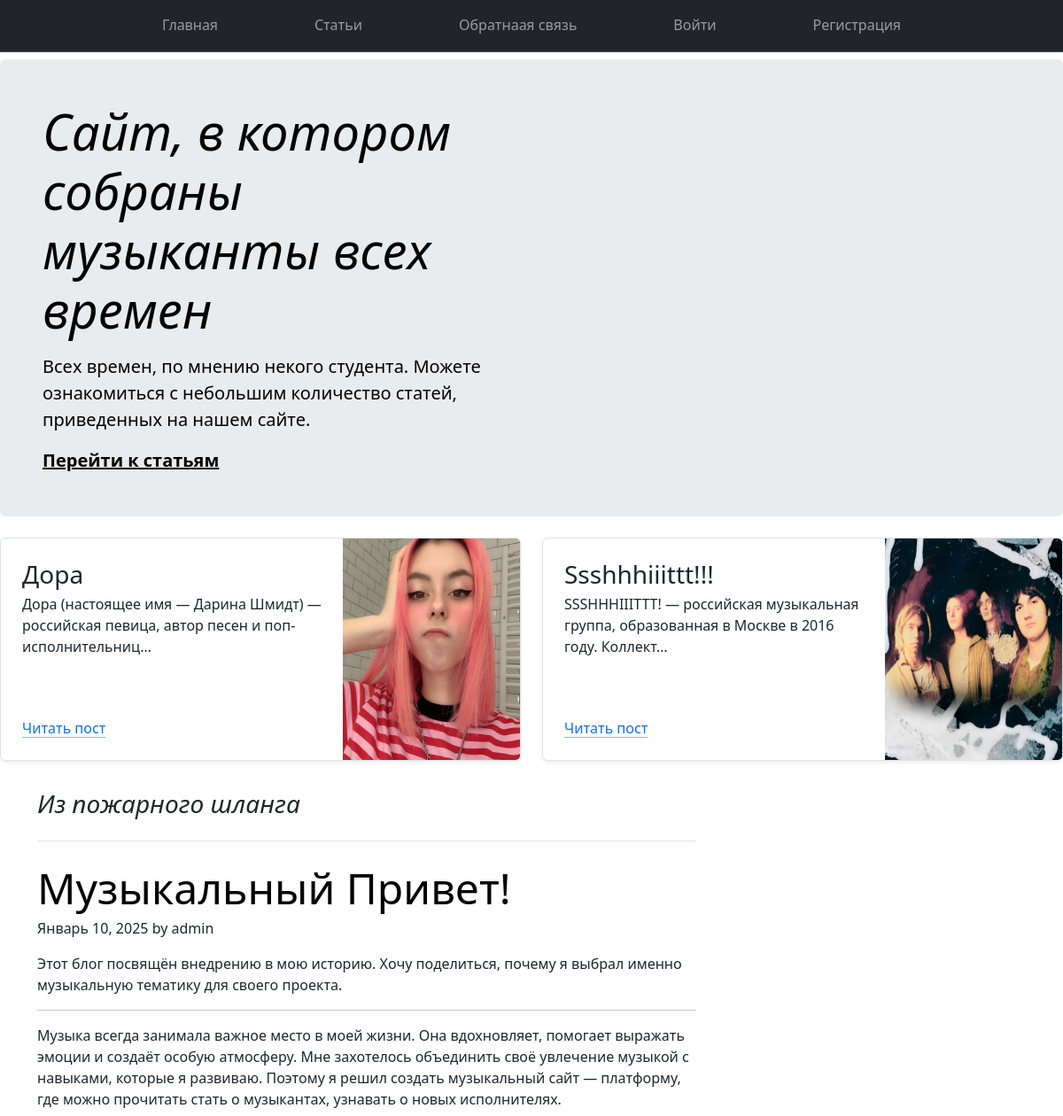
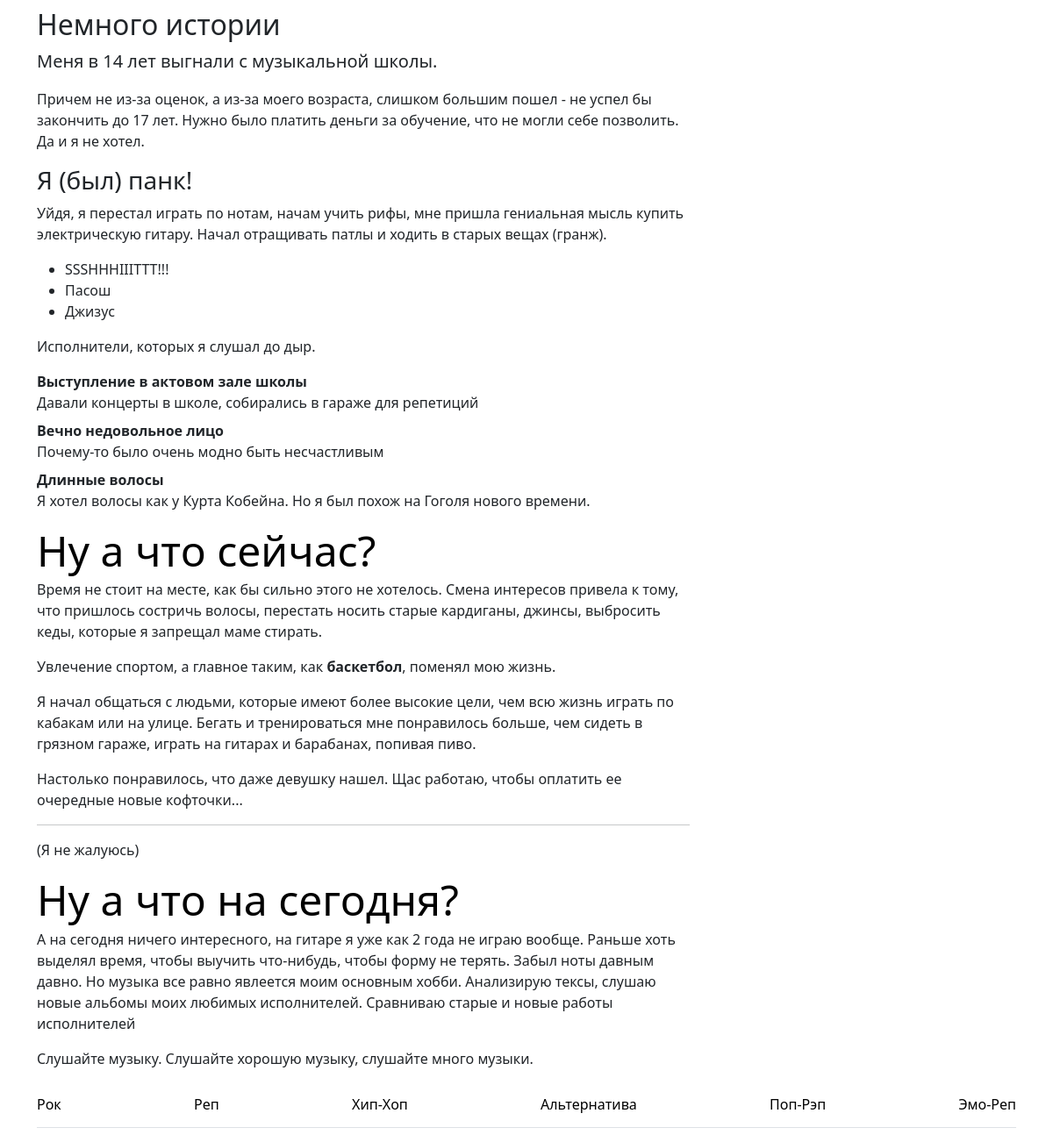
The page / on the database its author committed (2 pictures, top to bottom).
### main/models.py (models this page shows, shortened)
class Musician(models.Model):
    class Status(models.IntegerChoices):
        DRAFT = 0, 'Черновик'
        PUBLISHED = 1, 'Опубликовано'
    title = models.CharField(max_length=255, verbose_name="Заголовок")
    slug = models.SlugField(max_length=255, unique=True, db_index=True, verbose_name="Slug")
    content = models.TextField(blank=True, verbose_name="Текст статьи")
    time_create = models.DateTimeField(auto_now_add=True, verbose_name="Время создания")
    time_update = models.DateTimeField(auto_now=True, verbose_name="Время изменения")
    is_published = models.BooleanField(choices=tuple(map(lambda x: (bool(x[0]), x[1]), Status.choices)),
                                       default=Status.DRAFT, verbose_name="Статус")
    photo = models.ImageField(upload_to='photos/%Y/%m/%d', default=None, blank=True, null=True, verbose_name='Фото')
    cat = models.ForeignKey(
        'Category',
        on_delete=models.PROTECT,
        related_name='posts',
        verbose_name="Категории")
    tags = models.ManyToManyField('TagPost', blank=True, related_name='tags', verbose_name="Теги")
    alive = models.OneToOneField(
        'Alive',
        on_delete=models.SET_NULL,
        null=True,
        blank=True,
        related_name='alive',
        verbose_name="Место рождения")
    user = models.ForeignKey(
        User,
        verbose_name='Пользователь',
        on_delete=models.CASCADE)
    class Meta:
        verbose_name = "Известные музыканты"
        verbose_name_plural = "Известные музыканты"
        ordering = ['-time_create']
        indexes = [
            models.Index(fields=['-time_create'])
        ]

### main/views.py (the view)
# urls.py: path('', views.index, name='home'),
def index(request):
    posts = Musician.objects.all()
    data = {
        'posts': posts,
    }
    return render(request, 'main/index.html', data)

### main/templates/main/index.html (shortened to what this page needs)
{% extends 'main/base.html' %}
{% block content %}
<div class="p-4 p-md-5 mb-4 rounded text-body-emphasis bg-body-secondary">
    <div class="col-lg-6 px-0">
      <h1 class="display-4 fst-italic">Сайт, в котором собраны музыканты всех времен</h1>
      <p class="lead my-3">Всех времен, по мнению некого студента. Можете ознакомиться с небольшим количество статей, приведенных на нашем сайте.</p>
      <p class="lead mb-0"><a href="{% url 'allposts' %}" class="text-body-emphasis fw-bold">Перейти к статьям</a></p>
    </div>
</div>
<div class="row mb-2">
    {% for p in posts %}
    {% if forloop.first and p.is_published %}
    <div class="col-md-6">
      <div class="row g-0 border rounded overflow-hidden flex-md-row mb-4 shadow-sm h-md-250 position-relative">
        <div class="col p-4 d-flex flex-column position-static">
          <h3 class="mb-0">{{ p.title }}</h3>
          <p class="card-text mb-auto">{{ p.content|truncatechars:90 }}</p>
          <a href="{% url 'post' p.slug %}" class="icon-link gap-1 icon-link-hover stretched-link">
            Читать пост
            <svg class="bi"><use xlink:href="#chevron-right"></use></svg>
          </a>
        </div>
        <div class="col-auto d-none d-lg-block">
          {% if p.photo %}
          <img class="img-article-left" src="{{ p.photo.url }}" alt="Thumbnail" width="200" height="250">
          {% endif %}
        </div>
      </div>
    </div>
    {% endif %}
    {% if forloop.last and p.is_published %}
    <div class="col-md-6">
      <div class="row g-0 border rounded overflow-hidden flex-md-row mb-4 shadow-sm h-md-250 position-relative">
        <div class="col p-4 d-flex flex-column position-static">
          <h3 class="mb-0">{{ p.title }}</h3>
          <p class="mb-auto">{{ p.content|truncatechars:90 }}</p>
          <a href="{% url 'post' p.slug %}" class="icon-link gap-1 icon-link-hover stretched-link">
            Читать пост
            <svg class="bi"><use xlink:href="#chevron-right"></use></svg>
          </a>
        </div>
        <div class="col-auto d-none d-lg-block">
          {% if p.photo %}
          <img class="img-article-left" src="{{ p.photo.url }}" alt="Thumbnail" width="200" height="250">
          {% endif %}
        </div>
      </div>
    </div>
    {% endif %}
    {% endfor %}
</div>
<div class="container">
  <div class="col-md-8">
        <h3 class="pb-4 mb-4 fst-italic border-bottom">
          Из пожарного шланга
        </h3>
        <article class="blog-post">
          <h2 class="display-5 link-body-emphasis mb-1">Музыкальный Привет!</h2>
          <p class="blog-post-meta">Январь 10, 2025 by admin</a></p>
          <p>Этот блог посвящён внедрению в мою историю. Хочу поделиться, почему я выбрал именно музыкальную тематику для своего проекта.</p>
          <hr>
          <p>Музыка всегда занимала важное место в моей жизни. Она вдохновляет, помогает выражать эмоции и создаёт особую атмосферу. Мне захотелось объединить своё увлечение музыкой с навыками, которые я развиваю. Поэтому я решил создать музыкальный сайт — платформу, где можно прочитать стать о музыкантах, узнавать о новых исполнителях.</p>
          <h2>Немного истории</h2>
          <blockquote class="blockquote">
            <p>Меня в 14 лет выгнали с музыкальной школы.</p>
          </blockquote>
          <p>Причем не из-за оценок, а из-за моего возраста, слишком большим пошел - не успел бы закончить до 17 лет. Нужно было платить деньги за обучение, что не могли себе позволить. Да и я не хотел.</p>
          <h3>Я (был) панк!</h3>
          <p>Уйдя, я перестал играть по нотам, начам учить рифы, мне пришла гениальная мысль купить электрическую гитару. Начал отращивать патлы и ходить в старых вещах (гранж).</p>
          <ul>
            <li>SSSHHHIIITTT!!!</li>
            <li>Пасош</li>
            <li>Джизус</li>
          </ul>
          <p>Исполнители, которых я слушал до дыр.</p>
          <dl>
            <dt>Выступление в актовом зале школы</dt>
            <dd>Давали концерты в школе, собирались в гараже для репетиций</dd>
            <dt>Вечно недовольное лицо</dt>
            <dd>Почему-то было очень модно быть несчастливым</dd>
            <dt>Длинные волосы</dt>
            <dd>Я хотел волосы как у Курта Кобейна. Но я был похож на Гоголя нового времени.</dd>
          </dl>
        </article>
        <article class="blog-post">
          <h2 class="display-5 link-body-emphasis mb-1">Ну а что сейчас?</h2>
          <p>Время не стоит на месте, как бы сильно этого не хотелось. Смена интересов привела к тому, что пришлось состричь волосы, перестать носить старые кардиганы, джинсы, выбросить кеды, которые я запрещал маме стирать.</p>
          <blockquote>
            <p>Увлечение спортом, а главное таким, как <strong>баскетбол</strong>, поменял мою жизнь.</p>
          </blockquote>
          <p>Я начал общаться с людьми, которые имеют более высокие цели, чем всю жизнь играть по кабакам или на улице. Бегать и тренироваться мне понравилось больше, чем сидеть в грязном гараже, играть на гитарах и барабанах, попивая пиво.</p>
          <p>Настолько понравилось, что даже девушку нашел. Щас работаю, чтобы оплатить ее очередные новые кофточки...</p>
          <hr>
          <p>(Я не жалуюсь)</p>
        </article>
        <article class="blog-post">
          <h2 class="display-5 link-body-emphasis mb-1">Ну а что на сегодня?</h2>
          <p>А на сегодня ничего интересного, на гитаре я уже как 2 года не играю вообще. Раньше хоть выделял время, чтобы выучить что-нибудь, чтобы форму не терять. Забыл ноты давным давно. Но музыка все равно явлеется моим основным хобби. Анализирую тексы, слушаю новые альбомы моих любимых исполнителей. Сравниваю старые и новые работы исполнителей</p>
          <p>Слушайте музыку. Слушайте хорошую музыку, слушайте много музыки.</p>
        </article>
  </div>
</div>
{% include 'main/include/nav.html' %}
{% endblock %}

### rows shown on the page
Musician: title "Дора", content "Дора (настоящее имя — Дарина Шмидт) — российская певица, автор песен и поп-исполнительниц…", photo (picture)
Musician: title "Ssshhhiiittt!!!", content "SSSHHHIIITTT! — российская музыкальная группа, образованная в Москве в 2016 году. Коллект…", photo (picture)
